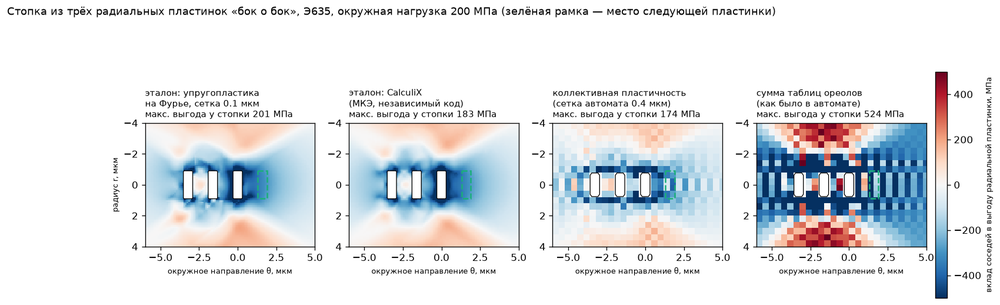
#> input picture hydrides/automaton/fe/figs/fig_fe11_halo_yield.png, 1000 x 305 px, shrunk from 1700 x 518 before the run; its folder holds only this picture in this run
$ python -i morph.py   (imports and definitions only)
#> lines starting #> are read from the running program, lines starting #| are printed output that depends on the picture; after the words box and inside, x2 and y2 are one past the last pixel; in counts of white or black regions, pixels touching at a corner belong together
### hydrides/hydride_spec.py
"""Спектральный анализ гидридов на снимке поперечного сечения стенки трубы/кольца.

Что делает (по шагам):
  1. Находит две поверхности стенки (наружную и внутреннюю) и подгоняет к ним
     концентрические окружности.
  2. Разворачивает дугу в прямую полосу: по горизонтали — дуга (окружное
     направление), по вертикали — глубина от наружной поверхности.
  3. Выделяет тёмные линии (гидриды) «чёрным цилиндром» — сигнал не зависит
     от неравномерной подсветки.
  4. Ориентация по масштабам. Изображение сглаживается гауссом σ (в Фурье это
     низкочастотный фильтр), затем считается матрица вторых производных
     (в Фурье — умножение на −k·kᵀ). Её собственные векторы дают направление
     линии в каждой точке на этом масштабе. Малое σ — отдельные пластинки,
     большое σ — цепочки и сетка, которые из них сложены.
     RHF(σ) — как у Simon et al.: длина осевых линий с весом 0 (до 40° от
     окружного направления), 0.5 (40–65°), 1 (больше 65°). Линия засчитывается,
     только если она сильнее, чем 99 % «линий» суррогата — того же снимка с
     перемешанными фазами спектра (шум с тем же спектром, но без связных линий).
     В json есть и Fn — доля длины с отклонением больше 45°.
  5. Профили по толщине: доля площади гидридов и Fn(σ) по слоям.
  6. Связность: какой зазор матрицы приходится «перепрыгивать», чтобы пройти
     по гидридам через стенку (и вдоль дуги — для сравнения), и доля матрицы
     на лучшем пути трещины через стенку (аналог идеи RHCP).
  7. Проверка спектром: Fn по углу энергии двумерного спектра в каждом слое.

Запуск:
  python hydride_spec.py снимок.jpg --um-per-px 0.862 --out папка
  python hydride_spec.py снимок.jpg --bar-um 200 --out папка   # масштаб по линейке

Ориентация снимка: наружная поверхность сверху (иначе --outer bottom).
"""
import argparse
import json
import os

import numpy as np
from PIL import Image
from scipy import ndimage as ndi
from scipy.signal.windows import tukey
from skimage.filters import threshold_otsu
from skimage.graph import MCP_Geometric
from skimage.morphology import disk, skeletonize
from skimage.measure import label as sk_label, regionprops


# ---------------------------------------------------------------- ввод
def read_gray(path):
#> called with path = 'fe/figs/fig_fe11_halo_yield.png'
    im = Image.open(path)
#> im is the input picture: PIL image 1000x305 RGBA; mean R, G, B, A 226.1, 229.4, 232.8, 255
    if im.mode in ("RGBA", "LA", "P"):
        im = im.convert("RGBA")
        bg = Image.new("RGBA", im.size, (255, 255, 255, 255))
#> bg: PIL image 1000x305 RGBA; every value is 255
        im = Image.alpha_composite(bg, im)
    return np.asarray(im.convert("L")).astype(float) / 255.0
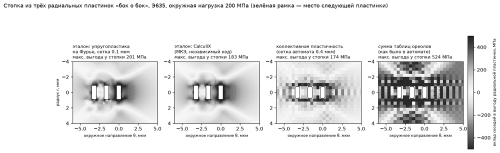
#> returned value: shape (305, 1000) float64 (shown at 1/2 size); min 0, max 1, mean 0.897


# [16 lines left out: function find_scale_bar, not called in this run]


# ---------------------------------------------------------------- стенка
def wall_mask(g, um):
    """Металл стенки: светлее заливки (оптика) или текстурнее её (СЭМ после фильтра)."""
#> called with um = 3.5
    s = 6.0 / um
    bright = ndi.gaussian_filter(g, s)
    tex = np.sqrt(np.clip(ndi.gaussian_filter(g * g, s) - ndi.gaussian_filter(g, s) ** 2, 0, None))
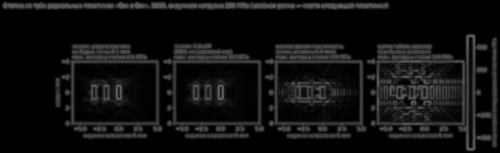
#> tex: shape (305, 1000) float64 (shown at 1/2 size); min 0, max 0.408, mean 0.0661
    best = None
    for feat in (bright, tex):
        f = (feat - feat.mean()) / (feat.std() + 1e-9)
        t = threshold_otsu(f)
        m = f > t
        # бимодальность: доля дисперсии между классами
        w1 = m.mean()
        sep = w1 * (1 - w1) * (f[m].mean() - f[~m].mean()) ** 2 / f.var()
        if best is None or sep > best[0]:
            best = (sep, m)
#> this loop made 2 passes
#> (t, w1, sep) on passes 1 to 2: (-0.893, 0.862, 0.711), (0.531, 0.25, 0.838)
#> pass 1, in wall_mask, `f = (feat - feat.mean()) / (feat.std() + 1e-9)`:
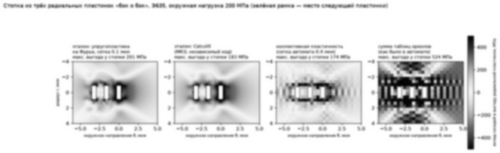
#> f: shape (305, 1000) float64 (shown at 1/2 size); min -4.49, max 0.611, mean -1.02e-15; drawn with min black and max white
#> pass 1, in wall_mask, `m = f > t`:
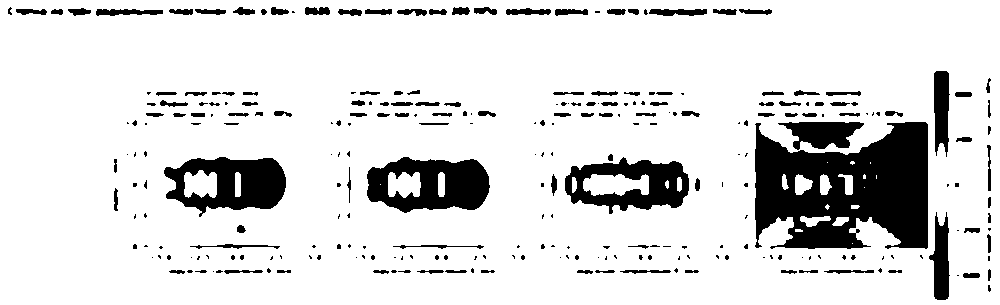
#> m: shape (305, 1000) bool; 86.2% white; 273 black regions (146 under 20 px), largest, box (x1, y1, x2, y2) and area: (755, 122, 928, 249) 15681, (367, 157, 490, 213) 4578, (164, 157, 286, 217) 4422
#> pass 2, in wall_mask, `f = (feat - feat.mean()) / (feat.std() + 1e-9)`:
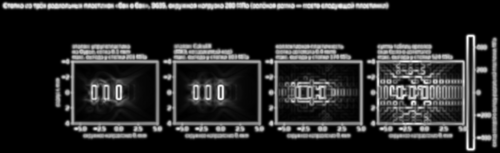
#> f: shape (305, 1000) float64 (shown at 1/2 size); min -0.688, max 3.56, mean 1.24e-16; drawn with min black and max white
    m = best[1]
    lab, n = ndi.label(m)
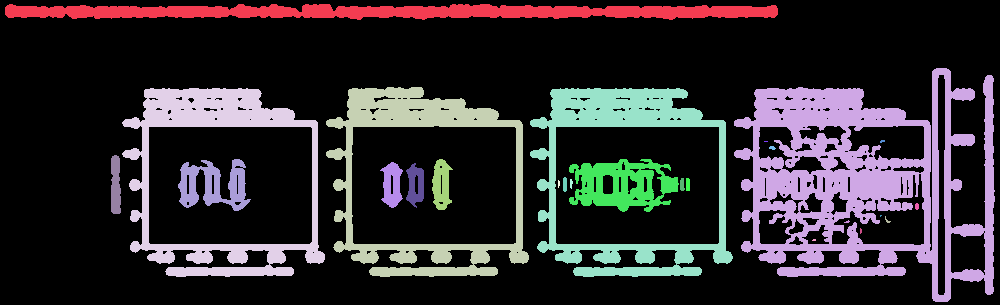
#> lab: shape (305, 1000) int32; 26 distinct labels, from 0 to 25; one colour per label, 0 black
#> n = 25
    if n == 0:
        raise SystemExit("стенка не найдена")
    sizes = ndi.sum(m, lab, range(1, n + 1))
#> sizes = 25 values, max 26815 at index 1, min 3 at index 20, mean 3048.8
    m = lab == (1 + np.argmax(sizes))
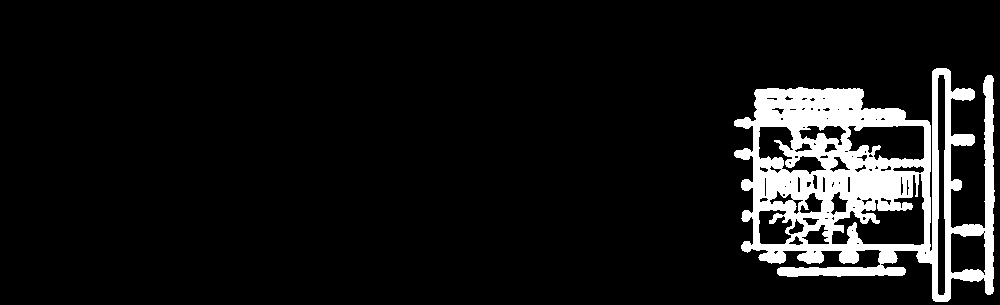
#> m: shape (305, 1000) bool; 8.8% white; 1 white region, box (x1, y1, x2, y2) and area: (734, 68, 995, 302) 26815
    return ndi.binary_fill_holes(ndi.binary_closing(m, iterations=int(10 / um) + 1))
#> returned value: shape (305, 1000) bool; 13.3% white; 1 white region, box (x1, y1, x2, y2) and area: (734, 68, 995, 302) 40523
#> (the rest of the program and of its run is left out)
